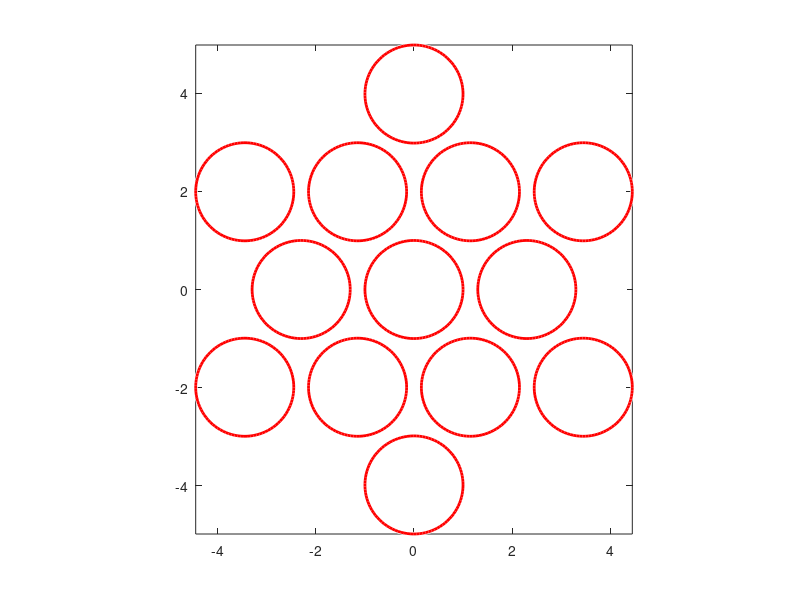

Here is the MATLAB script that generated this plot: (Note: this script raises an error after producing the figure.)

w = 0.3;
r = 1;

Rh = zeros(2,11);

% nearest neighbor
for jj = 0:2:10
    ang = jj*pi/6;
    Rh(:, jj+1) = (2*r+w)*[cos(ang);sin(ang)];
end

% next nearest neight
for jj = 1:2:11
    ang = (jj-1)*pi/6 + pi/6;
    Rh(:, jj+1) = sqrt(3)*(2*r+w)*[cos(ang);sin(ang)];
end

box on;
viscircles([Rh,[0;0]]', r*ones(13,1));
axis image;
% %% this is the part the generates the permutation of symbols
% allsymbols = 0:11;
% np = 6;
% tmpsblseq = zeros(1, 2);
% NSYMS = 12;
% for ii = 1:NSYMS^np
%     n1 = ii;
%     for jj = 1:np %% determine the digits of the sequence
%         n2 = rem(n1,NSYMS);
%         n1 = fix(n1/NSYMS);
%         tmpsblseq(ii,jj) = n2;
%     end
% end


%%
clear;
np = 3;
tmpsblseq = genNecklaces(np, 12);

% now let us do the symbol reduction for the hard disk 
sblseq = [];
[nx, ~] = size(tmpsblseq);
for ii = 1:nx
    tp = tmpsblseq(ii, :);
    tp = [tp, tp(1)]; % make this periodic to check the last symbol
    test = 1;
    for jj = 2:np+1
        if tp(jj) == tp(jj-1)
            test = 0;
            break;
        end
        numdiff = abs(tp(jj) - tp(jj - 1));
        if numdiff > 6
            numdiff = 12 - numdiff;
        end
        if mod(tp(jj - 1), 2) % odd, change of number should be at least 3
           if numdiff < 3
               test = 0;
               break;
           end
        else
            % even, change of number should be at least 2
           if numdiff < 2
               test = 0;
               break;
           end
        end
    end
    if test == 0
        disp('not a valid sequence for current prunning')
    else
        tp = tp(1:np);
        [~,index] = min(tp(1:np));
        tp = [tp(index:end), tp(1:index-1)];
        sblseq = [sblseq;tp(1:np)];
    end
end

sblseq = unique(sblseq, 'rows');



[sbmat, thmat] = linkminsearch(sblseq);


%%
[nx, ny] = size(sbmat);
for num = 1
tmpseq = sbmat(num, :);
newth = thmat(num, :);

clear Rv rv
linknum = tmpseq(1)+1;
Rv(:,1) = [0;0];
rv(:,1) = r*[cos(newth(1));sin(newth(1))];


for ii = 2: length(tmpseq)
    Rv(:,ii) = Rh(:, linknum) + Rv(:,ii - 1);
    rv(:,ii) = Rv(:,ii) + r*[cos(newth(ii));sin(newth(ii))];
    linknum = tmpseq(ii)+1;
end
Rv(:,ii+1) = Rh(:, linknum) + Rv(:,ii);
rv(:,ii+1) = Rv(:,ii+1) + r*[cos(newth(1));sin(newth(1))];
linknum = tmpseq(1)+1;
Rv(:,ii+2) = Rh(:, linknum) + Rv(:,ii+1);
rv(:,ii+2) = Rv(:,ii+2) + r*[cos(newth(2));sin(newth(2))];


viscircles(Rv', r*ones(length(Rv),1));
hold on;
plot(Rv(1, :), Rv(2, :), 'o')
plot(rv(1, :), rv(2, :), '-o')
axis image;
% 
end

%%
% check for intersection to determine the validity of the path
% given a symbol and two theta

jj = 2
symbol = sbmat(num, jj);
R(:,1) = [0;0]; % due to translational symmetry
R(:,2) = Rh(:,symbol+1);

% assume those angles are are provided
th1 = thmat(num, jj);
sndidx = jj+1;
if jj+1 > np
    sndidx = 1;
end
th2 = thmat(num, sndidx);
%
pt1 = R(:,1) + r*[cos(th1);sin(th1)];
pt2 = R(:,2) + r*[cos(th2);sin(th2)];
seg = pt2 - pt1;
seglen = sqrt(dot(seg,seg));
seghat = seg/seglen;
cr(:, 1) = R(:,1) - pt1;
cr(:, 2) = R(:,2) - pt1;

if mod(symbol, 2)
    R(:,3) = Rh(:,mod(symbol-1,12)+1);
    R(:,4) = Rh(:,mod(symbol+1,12)+1);
else
    R(:,3) = Rh(:,mod(symbol-2,12)+1);
    R(:,4) = Rh(:,mod(symbol+2,12)+1);
end

cr(:, 3) = R(:,3) - pt1;
cr(:, 4) = R(:,4) - pt1;
test = 0;
projm = zeros(2,4);
for ii = 1:4
    proj = dot(cr(:, ii),seghat);
    if proj < 0 || proj > seglen
        continue;
    else
       projv = proj*seghat;
       distv = pt1 + projv - R(:,ii);
       projm(:,ii) = projv+pt1;
       distl = sqrt(dot(distv, distv));
       if distl < r
           test  = 1;
           break;
       end
    end
end

% close gcf
viscircles(R', r*ones(length(R),1));
line([pt1(1),pt2(1)], [pt1(2),pt2(2)]); hold on;
plot(projm(1,:),projm(2,:),'o')
axis image

%%
clear
w = 0.3;
r = 1;

Rh = zeros(2,11);

% nearest neighbor
for jj = 0:2:10
    ang = jj*pi/6;
    Rh(:, jj+1) = (2*r+w)*[cos(ang);sin(ang)];
end

% next nearest neight
for jj = 1:2:11
    ang = (jj-1)*pi/6 + pi/6;
    Rh(:, jj+1) = sqrt(3)*(2*r+w)*[cos(ang);sin(ang)];
end

for np = 2:8
    load(strcat('period_',num2str(np)));
    lambdas = [];
    [nx,ny] = size(sbmat);
    Rv = zeros(2, ny+1);
    rv = zeros(2, ny+1);
    Nv = zeros(2, 1);
    Tv = 0;
    for num = 1:nx

        tmpseq = sbmat(num, :);
        newth  = thmat(num, :);

        linknum = tmpseq(1)+1;
        Rv(:,1) = [0;0];
        rv(:,1) = r*[cos(newth(1));sin(newth(1))];


        for ii = 2: ny
            Rv(:,ii) = Rh(:, linknum) + Rv(:,ii - 1);
            rv(:,ii) = Rv(:,ii) + r*[cos(newth(ii));sin(newth(ii))];
            linknum = tmpseq(ii)+1;
        end
        Rv(:,ii+1) = Rh(:, linknum) + Rv(:,ii);
        rv(:,ii+1) = Rv(:,ii+1) + r*[cos(newth(1));sin(newth(1))];
        lambdae = 1;
        newth = [newth,newth(1)];
        for ii = 1:ny
            th = newth(ii+1);
            tmpvec1 = r*[cos(th);sin(th)];
            tmpvec2 = rv(:,ii+1)-rv(:,ii);
            lenvec2 = sqrt(dot(tmpvec2, tmpvec2)); %% flight time
            cosph = -dot(tmpvec2,tmpvec1)/(r*lenvec2);
            jac = [1,lenvec2;0,1]*[1,0;2/(r*cosph),1];
            lambda = eig(jac);
            lambdae = lambdae*max(abs(lambda));
        end
        lambdas(num) = lambdae; %% stability
        Nv(:, num) = rv(:, end) - rv(:, 1); %% displacement
        Tv(num) = sum(sqrt(sum(diff(rv, 1, 2).^2, 1))); %%flight time
    end
    Nvmat{np} = Nv;
    Tvmat{np} = Tv;
    lambdamat{np} = lambdas;

end
%%
tp = [];
np = [];
nv = [];
tv = [];
for ii = 2:length(lambdamat)
    tp = [tp,lambdamat{ii}];
    np = [np,ii*ones(1,length(lambdamat{ii}))];
    nv = [nv, Nvmat{ii}];
    tv = [tv, Tvmat{ii}];
end
mv = log(tp);
tp = 1./tp;

%%

j = 1;
for i = 2:8
    j
    zeta(j) = 1 - zetaderivest(i, np, tp);
    Tv(j) = zetaderivest(i, np, tp, tv);
    Mv(j) = zetaderivest(i, np, tp, mv);
    Nxx(j) = zetaderivest(i, np, tp, nv(1, :), nv(1, :));
    Nyy(j) = zetaderivest(i, np, tp, nv(2, :), nv(2, :));
    j = j+1;
end
%%
lyapunov = Mv./Tv;
diffcoef = (Nxx + Nyy)./(2*Tv);

%%


for ii = 8:8
    tmp = importdata(strcat('cpp/l', num2str(ii), '.txt'));
    sbmat = tmp(:, 1:ii);
    thmat = tmp(:, ii+1:end);
    [sbmat, thmat] = removedup(ii, sbmat, thmat);
    save(strcat('period_', num2str(ii), '.mat'), 'sbmat', 'thmat');
end